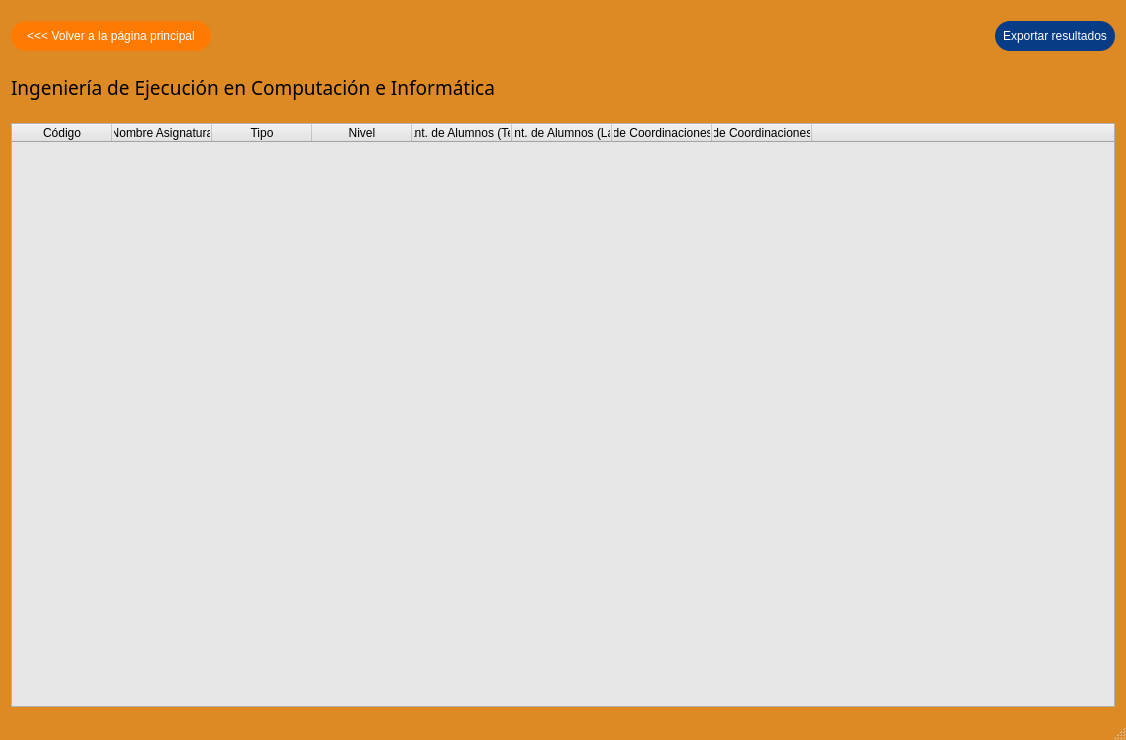
<?xml version="1.0" encoding="UTF-8"?>
<ui version="4.0">
 <class>MainWindow</class>
 <widget class="QMainWindow" name="MainWindow">
  <property name="geometry">
   <rect>
    <x>0</x>
    <y>0</y>
    <width>1126</width>
    <height>740</height>
   </rect>
  </property>
  <property name="minimumSize">
   <size>
    <width>1080</width>
    <height>720</height>
   </size>
  </property>
  <property name="windowTitle">
   <string>MainWindow</string>
  </property>
  <property name="styleSheet">
   <string notr="true">QMainWindow {
	background: #dd8a25;  /* fallback for old browsers */
background: -webkit-linear-gradient(to right, #fbf2e5, #dd8a25);  /* Chrome 10-25, Safari 5.1-6 */
background: linear-gradient(to right, #fbf2e5, #dd8a25); /* W3C, IE 10+/ Edge, Firefox 16+, Chrome 26+, Opera 12+, Safari 7+ */

}</string>
  </property>
  <property name="tabShape">
   <enum>QTabWidget::Rounded</enum>
  </property>
  <property name="unifiedTitleAndToolBarOnMac">
   <bool>false</bool>
  </property>
  <widget class="QWidget" name="centralwidget">
   <layout class="QVBoxLayout" name="verticalLayout_2">
    <property name="leftMargin">
     <number>11</number>
    </property>
    <property name="topMargin">
     <number>11</number>
    </property>
    <property name="rightMargin">
     <number>11</number>
    </property>
    <property name="bottomMargin">
     <number>11</number>
    </property>
    <item>
     <spacer name="verticalSpacer">
      <property name="orientation">
       <enum>Qt::Vertical</enum>
      </property>
      <property name="sizeType">
       <enum>QSizePolicy::Fixed</enum>
      </property>
      <property name="sizeHint" stdset="0">
       <size>
        <width>20</width>
        <height>10</height>
       </size>
      </property>
     </spacer>
    </item>
    <item>
     <layout class="QHBoxLayout" name="horizontalLayout">
      <property name="spacing">
       <number>7</number>
      </property>
      <item>
       <widget class="QPushButton" name="button_home">
        <property name="minimumSize">
         <size>
          <width>200</width>
          <height>30</height>
         </size>
        </property>
        <property name="styleSheet">
         <string notr="true">.QPushButton {
	color: white;
	background: #FF7A00;
	border-radius: 15px;
}

.QPushButton:hover {
	background: #083C87;;
}

.QPushButton:pressed {
	background: #E6E6E6;
}</string>
        </property>
        <property name="text">
         <string>&lt;&lt;&lt; Volver a la página principal</string>
        </property>
       </widget>
      </item>
      <item>
       <spacer name="horizontalSpacer">
        <property name="orientation">
         <enum>Qt::Horizontal</enum>
        </property>
        <property name="sizeHint" stdset="0">
         <size>
          <width>40</width>
          <height>20</height>
         </size>
        </property>
       </spacer>
      </item>
      <item>
       <widget class="QPushButton" name="button_exportar">
        <property name="minimumSize">
         <size>
          <width>120</width>
          <height>30</height>
         </size>
        </property>
        <property name="styleSheet">
         <string notr="true">.QPushButton {
	color: white;
	background: #083C87;
	border-radius: 15px;
}

.QPushButton:hover {
	background: #FF7A00;
}

.QPushButton:pressed {
	background: #E6E6E6;
}</string>
        </property>
        <property name="text">
         <string>Exportar resultados</string>
        </property>
       </widget>
      </item>
     </layout>
    </item>
    <item>
     <layout class="QVBoxLayout" name="verticalLayout">
      <item>
       <widget class="QLabel" name="label_titulo">
        <property name="sizePolicy">
         <sizepolicy hsizetype="Fixed" vsizetype="Fixed">
          <horstretch>0</horstretch>
          <verstretch>0</verstretch>
         </sizepolicy>
        </property>
        <property name="minimumSize">
         <size>
          <width>0</width>
          <height>60</height>
         </size>
        </property>
        <property name="font">
         <font>
          <family>Arial Rounded MT Bold</family>
          <pointsize>14</pointsize>
         </font>
        </property>
        <property name="styleSheet">
         <string notr="true"/>
        </property>
        <property name="text">
         <string>Ingeniería de Ejecución en Computación e Informática</string>
        </property>
       </widget>
      </item>
      <item>
       <widget class="QTableWidget" name="tableWidget">
        <property name="sizePolicy">
         <sizepolicy hsizetype="Expanding" vsizetype="Expanding">
          <horstretch>0</horstretch>
          <verstretch>0</verstretch>
         </sizepolicy>
        </property>
        <property name="minimumSize">
         <size>
          <width>960</width>
          <height>0</height>
         </size>
        </property>
        <property name="maximumSize">
         <size>
          <width>16777215</width>
          <height>16777215</height>
         </size>
        </property>
        <property name="styleSheet">
         <string notr="true">background: #E6E6E6;</string>
        </property>
        <property name="showGrid">
         <bool>true</bool>
        </property>
        <property name="gridStyle">
         <enum>Qt::DotLine</enum>
        </property>
        <property name="rowCount">
         <number>0</number>
        </property>
        <property name="columnCount">
         <number>9</number>
        </property>
        <attribute name="horizontalHeaderVisible">
         <bool>true</bool>
        </attribute>
        <attribute name="horizontalHeaderHighlightSections">
         <bool>true</bool>
        </attribute>
        <attribute name="horizontalHeaderShowSortIndicator" stdset="0">
         <bool>false</bool>
        </attribute>
        <attribute name="horizontalHeaderStretchLastSection">
         <bool>true</bool>
        </attribute>
        <attribute name="verticalHeaderVisible">
         <bool>false</bool>
        </attribute>
        <attribute name="verticalHeaderHighlightSections">
         <bool>true</bool>
        </attribute>
        <attribute name="verticalHeaderShowSortIndicator" stdset="0">
         <bool>false</bool>
        </attribute>
        <attribute name="verticalHeaderStretchLastSection">
         <bool>false</bool>
        </attribute>
        <column>
         <property name="text">
          <string>Código</string>
         </property>
        </column>
        <column>
         <property name="text">
          <string>Nombre Asignatura</string>
         </property>
        </column>
        <column>
         <property name="text">
          <string>Tipo</string>
         </property>
        </column>
        <column>
         <property name="text">
          <string>Nivel</string>
         </property>
        </column>
        <column>
         <property name="text">
          <string>Cant. de Alumnos (Teo)</string>
         </property>
        </column>
        <column>
         <property name="text">
          <string>Cant. de Alumnos (Lab)</string>
         </property>
        </column>
        <column>
         <property name="text">
          <string>Cant. de Coordinaciones (Teo)</string>
         </property>
        </column>
        <column>
         <property name="text">
          <string>Cant. de Coordinaciones (Lab)</string>
         </property>
        </column>
        <column>
         <property name="text">
          <string/>
         </property>
        </column>
       </widget>
      </item>
     </layout>
    </item>
   </layout>
  </widget>
  <widget class="QMenuBar" name="menubar">
   <property name="geometry">
    <rect>
     <x>0</x>
     <y>0</y>
     <width>1126</width>
     <height>21</height>
    </rect>
   </property>
  </widget>
  <widget class="QStatusBar" name="statusbar"/>
 </widget>
 <resources/>
 <connections/>
</ui>
